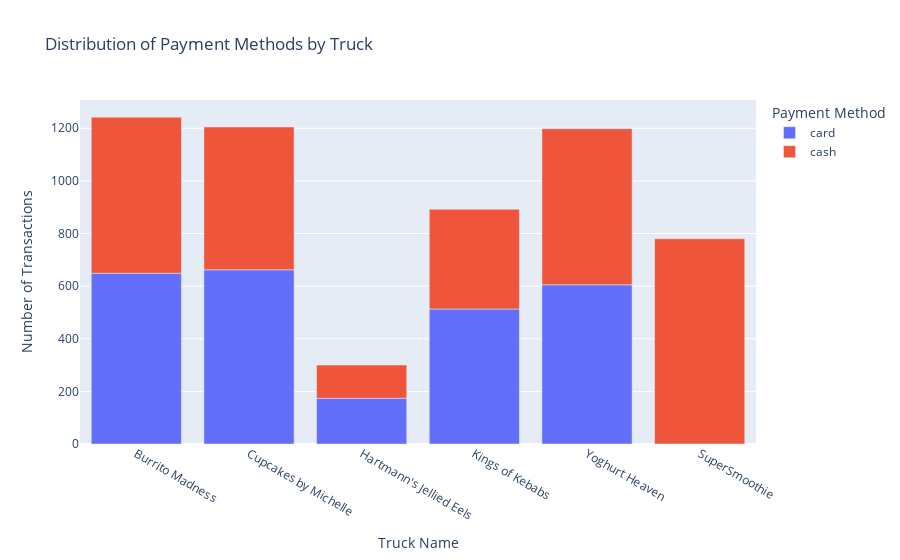

This figure's notebook cell:
### Code cell
# Bar chart showing payment method distribution for each truck

payment_distribution_df = main_df.groupby(['truck_name', 'payment_method'])[
    'transaction_id'].count().reset_index()
payment_distribution_df = payment_distribution_df.rename(
    columns={'transaction_id': 'count'})

payment_method_df = payment_distribution_df
payment_method_chart = px.bar(payment_method_df,
                                title="Distribution of Payment Methods by Truck",
                                x='truck_name',
                                y='count',
                                color='payment_method',
                                labels={'truck_name': 'Truck Name',
                                        'count': 'Number of Transactions',
                                        'payment_method': 'Payment Method'
                                        }
                                )

payment_method_chart

### Figure 1 — Plotly figure (JSON) as saved in the notebook; plotly's stock layout.template omitted (floating-point values rounded to 4 significant figures)
{"data": [{"hovertemplate": "Payment Method=card<br>Truck Name=%{x}<br>Number of Transactions=%{y}<extra></extra>", "legendgroup": "card", "marker": {"color": "#636efa", "pattern": {"shape": ""}}, "name": "card", "orientation": "v", "showlegend": true, "textposition": "auto", "type": "bar", "x": ["Burrito Madness", "Cupcakes by Michelle", "Hartmann's Jellied Eels", "Kings of Kebabs", "Yoghurt Heaven"], "xaxis": "x", "y": [649, 662, 174, 513, 605], "yaxis": "y"}, {"hovertemplate": "Payment Method=cash<br>Truck Name=%{x}<br>Number of Transactions=%{y}<extra></extra>", "legendgroup": "cash", "marker": {"color": "#EF553B", "pattern": {"shape": ""}}, "name": "cash", "orientation": "v", "showlegend": true, "textposition": "auto", "type": "bar", "x": ["Burrito Madness", "Cupcakes by Michelle", "Hartmann's Jellied Eels", "Kings of Kebabs", "SuperSmoothie", "Yoghurt Heaven"], "xaxis": "x", "y": [593, 543, 126, 379, 780, 593], "yaxis": "y"}], "layout": {"barmode": "relative", "legend": {"title": {"text": "Payment Method"}, "tracegroupgap": 0}, "title": {"text": "Distribution of Payment Methods by Truck"}, "xaxis": {"anchor": "y", "domain": [0, 1], "title": {"text": "Truck Name"}}, "yaxis": {"anchor": "x", "domain": [0, 1], "title": {"text": "Number of Transactions"}}}}
